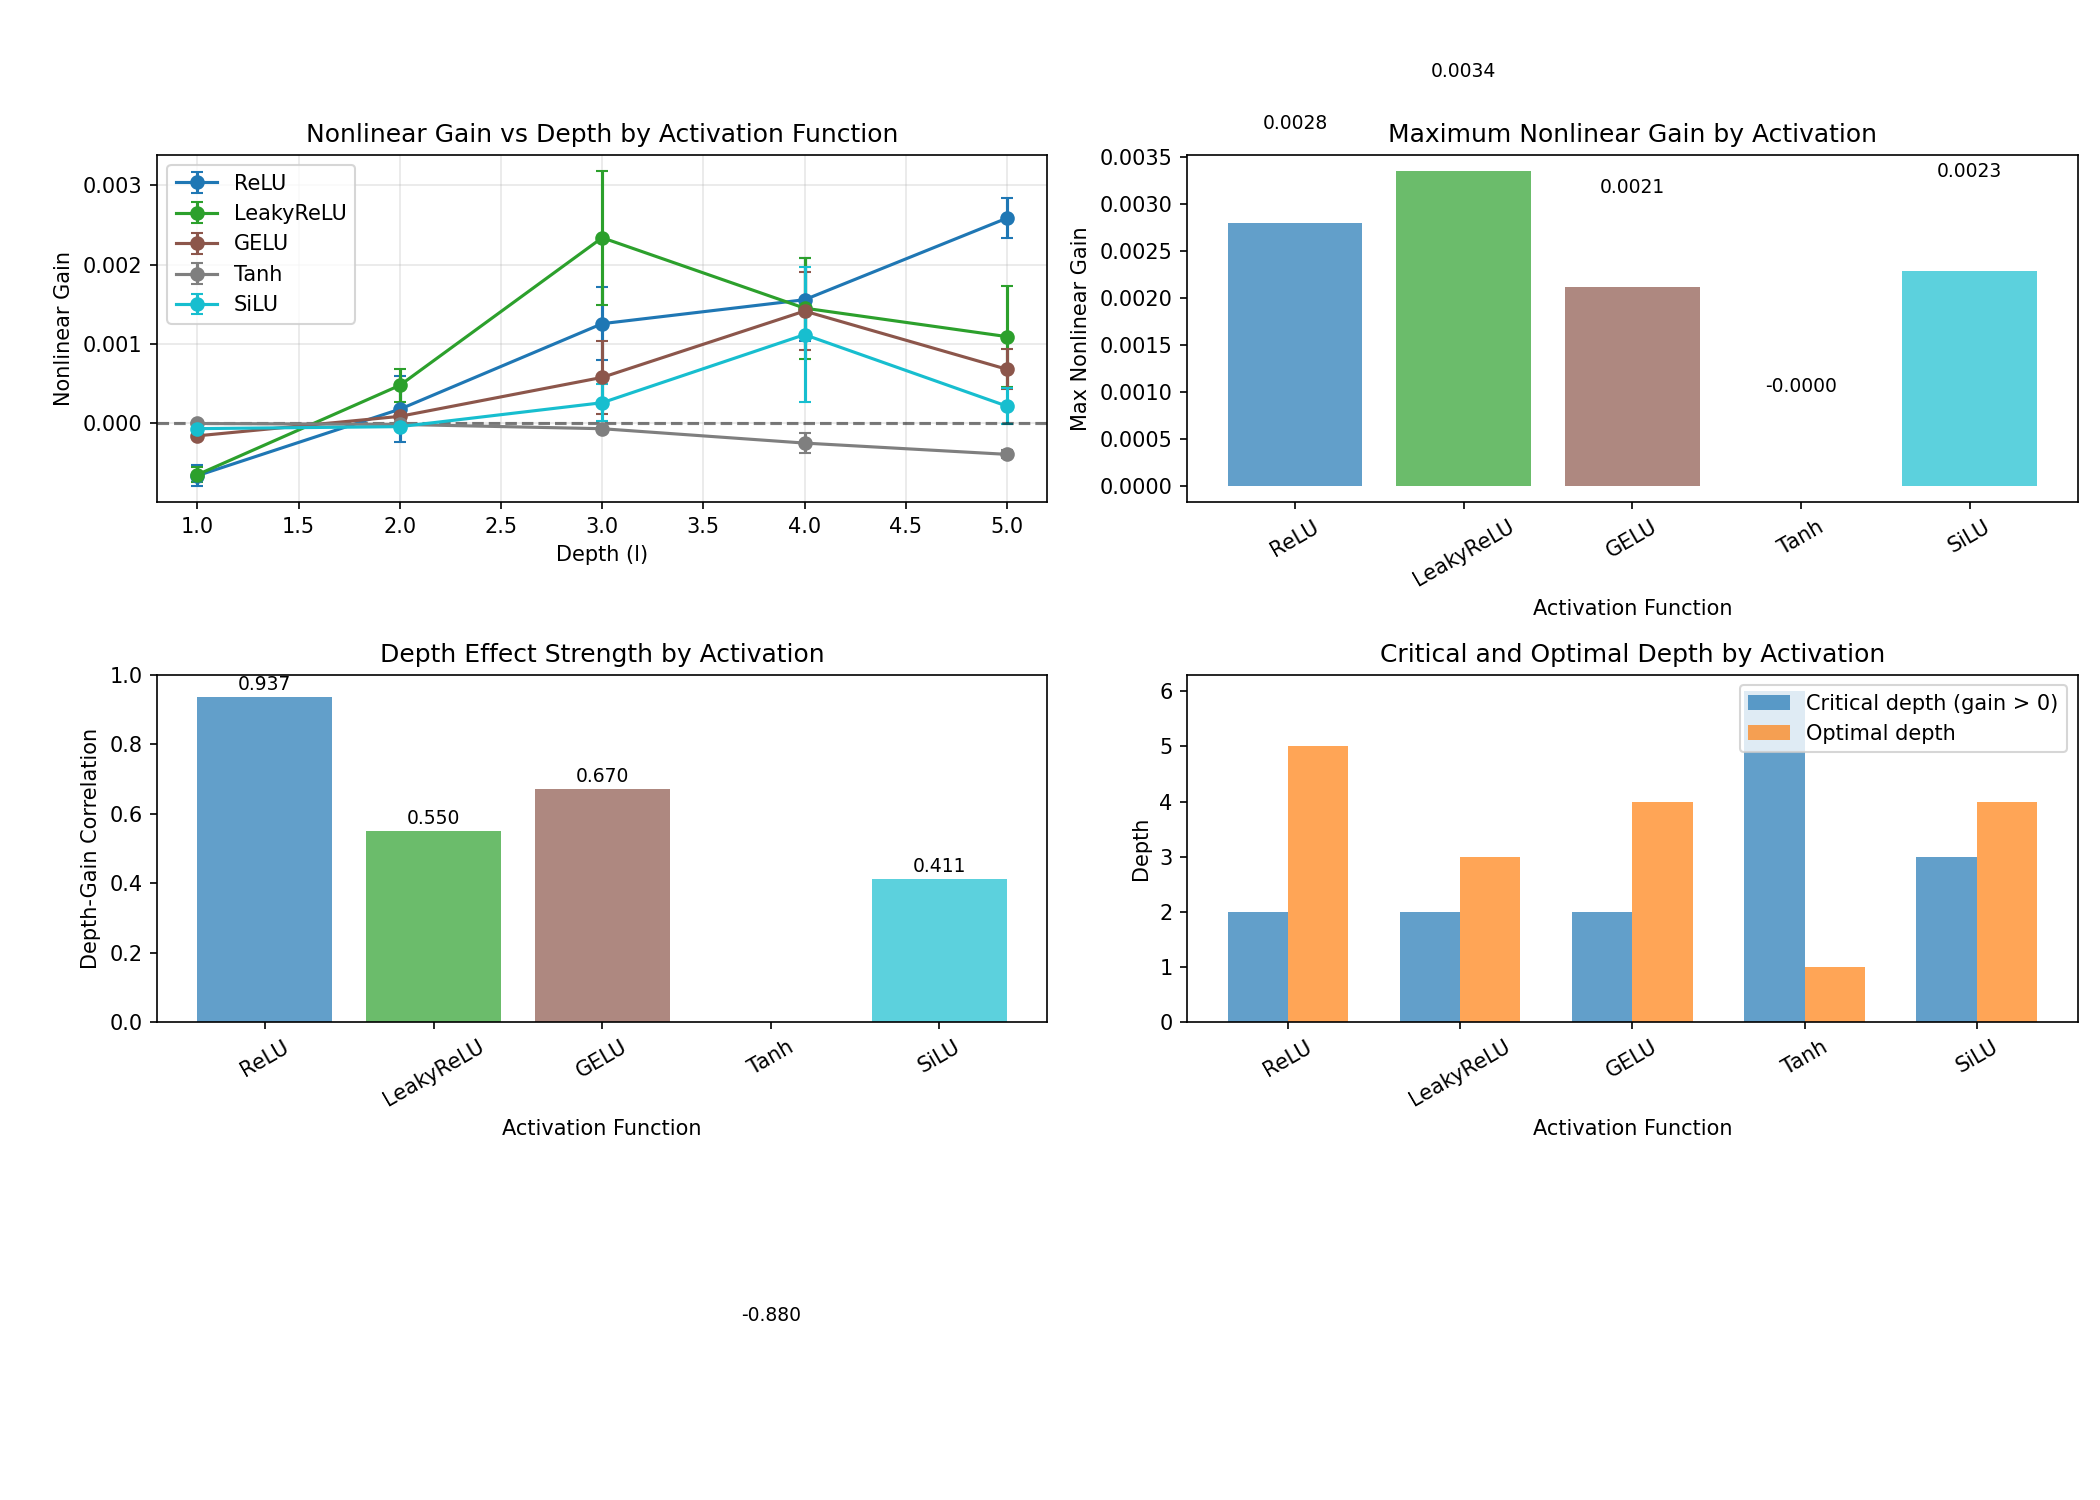

This figure's Python source:
"""
Experiment 11: Activation Function Effects on Nonlinear Encoding

Key question: How do different activation functions affect the nonlinearity phase boundary?

Prior findings:
- All prior experiments used ReLU exclusively
- Exp 8: Phase boundary follows l × log2(CR) ≈ 10 (for n=64)
- Exp 9: Phase boundary shifts with n: l × log2(CR) + 2×log2(n) ≈ 20
- Exp 10: Deeper networks benefit larger n (r=0.992 for n-gain scaling)

Hypothesis:
Different activations should affect both:
1. The LOCATION of the phase boundary (easier or harder to achieve nonlinearity)
2. The MAGNITUDE of nonlinear gain (more or less expressive)

Key activations to test:
- ReLU: baseline, sharp nonlinearity, sparse gradients
- LeakyReLU: allows negative gradients, may enable smoother learning
- GELU: smooth, used in modern transformers, approximates stochastic ReLU
- Tanh: bounded, symmetric, classical choice
- SiLU/Swish: self-gated, smooth, popular in recent architectures

Prediction:
- Smooth activations (GELU, SiLU) may achieve higher nonlinear gain because they
  allow gradient flow through the entire range
- Sharp activations (ReLU) may require more depth to achieve same nonlinearity

Design:
- Test n=64, CR=16 (moderate settings from prior work)
- Test l ∈ {1, 2, 3, 4, 5} to see depth scaling per activation
- Compare 5 activation functions
- Scaled training (proportional to depth)
"""

import torch
import torch.nn as nn
import torch.optim as optim
import numpy as np
import matplotlib.pyplot as plt
from tqdm import tqdm
import json
import os

device = torch.device('cuda' if torch.cuda.is_available() else 'cpu')
print(f"Using device: {device}")

OUTPUT_DIR = "/Users/williamcuozzo/Desktop/ai_projects/nonlinear_features/results_2026-02-26_2340/experiment_11"


class Autoencoder(nn.Module):
    def __init__(self, n: int, m: int, l: int, activation_fn):
        super().__init__()
        self.n = n
        self.m = m
        self.l = l
        self.activation_name = activation_fn.__class__.__name__

        encoder_layers = []
        for i in range(l):
            encoder_layers.append(nn.Linear(n, n))
            encoder_layers.append(activation_fn())
        encoder_layers.append(nn.Linear(n, m))
        self.encoder = nn.Sequential(*encoder_layers)

        decoder_layers = []
        decoder_layers.append(nn.Linear(m, n))
        decoder_layers.append(activation_fn())
        for i in range(l - 1):
            decoder_layers.append(nn.Linear(n, n))
            decoder_layers.append(activation_fn())
        if l > 0:
            decoder_layers.append(nn.Linear(n, n))
        self.decoder = nn.Sequential(*decoder_layers)

    def encode(self, x):
        return self.encoder(x)

    def decode(self, z):
        return self.decoder(z)

    def forward(self, x):
        z = self.encode(x)
        return self.decode(z), z


def generate_sparse_data(n_samples: int, n_features: int, sparsity: float = 0.1) -> torch.Tensor:
    mask = (torch.rand(n_samples, n_features) < sparsity).float()
    values = torch.rand(n_samples, n_features)
    return (mask * values).to(device)


def measure_encoding_linearity(model, n_samples=500, sparsity=0.1):
    """Measure linearity metrics for the encoder."""
    model.eval()

    with torch.no_grad():
        x = generate_sparse_data(n_samples, model.n, sparsity)
        z = model.encode(x)

        # Fit best linear approximation
        x_with_bias = torch.cat([x, torch.ones(n_samples, 1, device=device)], dim=1)
        W_linear = torch.linalg.lstsq(x_with_bias, z).solution
        z_linear = x_with_bias @ W_linear

        # Linearity score
        z_var = z.var(dim=0).sum()
        residual_var = (z - z_linear).var(dim=0).sum()
        linearity_score = 1 - (residual_var / (z_var + 1e-8)).item()

        # Reconstruction comparison
        x_recon_full, _ = model(x)
        x_recon_linear = model.decode(z_linear)

        mse_full = nn.functional.mse_loss(x_recon_full, x).item()
        mse_linear = nn.functional.mse_loss(x_recon_linear, x).item()
        nonlinear_gain = (mse_linear - mse_full) / (mse_linear + 1e-8)

        # Effective dimensionality of latent space
        z_centered = z - z.mean(dim=0, keepdim=True)
        singular_values = torch.linalg.svdvals(z_centered)
        sv_normalized = singular_values / singular_values.sum()
        effective_dim = (1.0 / (sv_normalized ** 2).sum()).item()
        effective_dim_ratio = effective_dim / model.m

    model.train()
    return {
        'linearity_score': linearity_score,
        'mse_full': mse_full,
        'mse_linear': mse_linear,
        'nonlinear_gain': nonlinear_gain,
        'effective_dim': effective_dim,
        'effective_dim_ratio': effective_dim_ratio
    }


def train_model(model, n_steps, batch_size=256, sparsity=0.1, lr=1e-3):
    """Train model for n_steps."""
    optimizer = optim.Adam(model.parameters(), lr=lr)
    losses = []

    for step in range(n_steps):
        x = generate_sparse_data(batch_size, model.n, sparsity)
        optimizer.zero_grad()
        x_recon, z = model(x)
        loss = nn.functional.mse_loss(x_recon, x)
        loss.backward()
        optimizer.step()
        losses.append(loss.item())

    return np.mean(losses[-50:]) if len(losses) >= 50 else np.mean(losses)


# Define activation functions to test
ACTIVATIONS = {
    'ReLU': nn.ReLU,
    'LeakyReLU': nn.LeakyReLU,
    'GELU': nn.GELU,
    'Tanh': nn.Tanh,
    'SiLU': nn.SiLU,  # Also known as Swish
}


def run_experiment():
    """Main experiment: test activation function effects on nonlinear encoding."""

    n = 64
    compression_ratio = 16
    m = n // compression_ratio  # m = 4

    depths = [1, 2, 3, 4, 5]
    sparsity = 0.1
    base_steps = 100  # Scale with depth
    n_seeds = 3

    all_results = []

    print("=" * 60)
    print("Experiment 11: Activation Function Effects on Nonlinear Encoding")
    print("=" * 60)
    print(f"n={n}, m={m} (CR={compression_ratio})")
    print(f"Depths: {depths}")
    print(f"Activations: {list(ACTIVATIONS.keys())}")
    print(f"Base steps: {base_steps} (scaled by (l+1)/2)")
    print(f"Seeds: {n_seeds}")
    print("=" * 60)

    total_configs = len(depths) * len(ACTIVATIONS) * n_seeds
    pbar = tqdm(total=total_configs, desc="Running experiments")

    for act_name, act_fn in ACTIVATIONS.items():
        for l in depths:
            # Scale training with depth
            n_steps = int(base_steps * (l + 1) / 2)

            for seed in range(n_seeds):
                torch.manual_seed(42 + seed)
                np.random.seed(42 + seed)

                model = Autoencoder(n, m, l, act_fn).to(device)
                n_params = sum(p.numel() for p in model.parameters())

                final_loss = train_model(model, n_steps, sparsity=sparsity)

                metrics = measure_encoding_linearity(model, sparsity=sparsity)

                result = {
                    'activation': act_name,
                    'n': n,
                    'm': m,
                    'l': l,
                    'compression_ratio': compression_ratio,
                    'seed': seed,
                    'n_params': n_params,
                    'n_steps': n_steps,
                    'final_loss': final_loss,
                    **metrics
                }
                all_results.append(result)
                pbar.update(1)

    pbar.close()
    return all_results


def analyze_and_plot(results):
    """Analyze results and create visualizations."""

    print("\n" + "=" * 60)
    print("ANALYSIS")
    print("=" * 60)

    activations = list(ACTIVATIONS.keys())
    depths = sorted(list(set(r['l'] for r in results)))

    # Compute statistics per activation
    activation_stats = {}
    for act in activations:
        subset = [r for r in results if r['activation'] == act]

        # Average over all depths and seeds
        mean_gain = np.mean([r['nonlinear_gain'] for r in subset])
        max_gain = np.max([r['nonlinear_gain'] for r in subset])

        # Depth-gain correlation for this activation
        ls = [r['l'] for r in subset]
        gs = [r['nonlinear_gain'] for r in subset]
        depth_corr = np.corrcoef(ls, gs)[0, 1]

        # Find optimal depth
        depth_gains = {}
        for l in depths:
            l_subset = [r for r in subset if r['l'] == l]
            if l_subset:
                depth_gains[l] = np.mean([r['nonlinear_gain'] for r in l_subset])

        optimal_l = max(depth_gains, key=depth_gains.get)

        # Critical depth (where gain crosses zero)
        critical_l = None
        for l in depths:
            if depth_gains.get(l, -1) > 0:
                critical_l = l
                break

        activation_stats[act] = {
            'mean_gain': mean_gain,
            'max_gain': max_gain,
            'depth_corr': depth_corr,
            'optimal_l': optimal_l,
            'critical_l': critical_l,
            'depth_gains': depth_gains
        }

    # Create visualizations
    fig, axes = plt.subplots(2, 2, figsize=(14, 10))

    # Plot 1: Nonlinear gain vs depth by activation
    ax = axes[0, 0]
    colors = plt.cm.tab10(np.linspace(0, 1, len(activations)))
    for i, act in enumerate(activations):
        subset = [r for r in results if r['activation'] == act]
        depth_gains = {}
        depth_stds = {}
        for l in depths:
            l_subset = [r for r in subset if r['l'] == l]
            if l_subset:
                gains = [r['nonlinear_gain'] for r in l_subset]
                depth_gains[l] = np.mean(gains)
                depth_stds[l] = np.std(gains)

        ds = sorted(depth_gains.keys())
        gs = [depth_gains[d] for d in ds]
        stds = [depth_stds[d] for d in ds]
        ax.errorbar(ds, gs, yerr=stds, marker='o', capsize=3,
                   label=act, color=colors[i])

    ax.axhline(y=0, color='k', linestyle='--', alpha=0.5)
    ax.set_xlabel('Depth (l)')
    ax.set_ylabel('Nonlinear Gain')
    ax.set_title('Nonlinear Gain vs Depth by Activation Function')
    ax.legend()
    ax.grid(True, alpha=0.3)

    # Plot 2: Max nonlinear gain by activation
    ax = axes[0, 1]
    max_gains = [activation_stats[act]['max_gain'] for act in activations]
    bars = ax.bar(range(len(activations)), max_gains, tick_label=activations,
                  color=[colors[i] for i in range(len(activations))], alpha=0.7)
    ax.set_xlabel('Activation Function')
    ax.set_ylabel('Max Nonlinear Gain')
    ax.set_title('Maximum Nonlinear Gain by Activation')
    ax.tick_params(axis='x', rotation=30)
    for i, g in enumerate(max_gains):
        ax.text(i, g + 0.001, f'{g:.4f}', ha='center', fontsize=9)

    # Plot 3: Depth-gain correlation by activation
    ax = axes[1, 0]
    depth_corrs = [activation_stats[act]['depth_corr'] for act in activations]
    ax.bar(range(len(activations)), depth_corrs, tick_label=activations,
           color=[colors[i] for i in range(len(activations))], alpha=0.7)
    ax.set_xlabel('Activation Function')
    ax.set_ylabel('Depth-Gain Correlation')
    ax.set_title('Depth Effect Strength by Activation')
    ax.set_ylim([0, 1])
    ax.tick_params(axis='x', rotation=30)
    for i, corr in enumerate(depth_corrs):
        ax.text(i, corr + 0.02, f'{corr:.3f}', ha='center', fontsize=9)

    # Plot 4: Critical depth (where gain becomes positive)
    ax = axes[1, 1]
    critical_depths = [activation_stats[act]['critical_l'] if activation_stats[act]['critical_l'] else 6
                       for act in activations]
    optimal_depths = [activation_stats[act]['optimal_l'] for act in activations]

    x = np.arange(len(activations))
    width = 0.35
    ax.bar(x - width/2, critical_depths, width, label='Critical depth (gain > 0)', alpha=0.7)
    ax.bar(x + width/2, optimal_depths, width, label='Optimal depth', alpha=0.7)
    ax.set_xlabel('Activation Function')
    ax.set_ylabel('Depth')
    ax.set_title('Critical and Optimal Depth by Activation')
    ax.set_xticks(x)
    ax.set_xticklabels(activations, rotation=30)
    ax.legend()

    plt.tight_layout()
    plt.savefig(f'{OUTPUT_DIR}/activation_effects.png', dpi=150)
    plt.close()
    print(f"\nSaved plot to {OUTPUT_DIR}/activation_effects.png")

    # Print statistics
    print("\n" + "=" * 60)
    print("KEY STATISTICS")
    print("=" * 60)

    # Rank activations by max gain
    ranked = sorted(activations, key=lambda a: activation_stats[a]['max_gain'], reverse=True)

    print("\n  ACTIVATION RANKING (by max nonlinear gain):")
    for i, act in enumerate(ranked, 1):
        stats = activation_stats[act]
        critical_str = f"l={stats['critical_l']}" if stats['critical_l'] else "never"
        print(f"    {i}. {act:12s}: max_gain={stats['max_gain']:.5f}, "
              f"depth_corr={stats['depth_corr']:.3f}, "
              f"optimal_l={stats['optimal_l']}, "
              f"critical: {critical_str}")

    # Compute correlations
    # Mean gain vs linearity score
    all_gains = [r['nonlinear_gain'] for r in results]
    all_linearity = [r['linearity_score'] for r in results]
    gain_linearity_corr = np.corrcoef(all_gains, all_linearity)[0, 1]
    print(f"\n  Nonlinear gain vs linearity score: r={gain_linearity_corr:.3f}")

    # Summary table
    print("\n" + "=" * 60)
    print("DETAILED RESULTS BY ACTIVATION AND DEPTH")
    print("=" * 60)

    print(f"\n  {'Activation':>12} | {'l':>2} | {'Gain':>10} | {'MSE':>8} | {'Linearity':>9}")
    print("  " + "-" * 60)

    for act in activations:
        for l in depths:
            subset = [r for r in results if r['activation'] == act and r['l'] == l]
            if subset:
                avg_gain = np.mean([r['nonlinear_gain'] for r in subset])
                avg_mse = np.mean([r['mse_full'] for r in subset])
                avg_lin = np.mean([r['linearity_score'] for r in subset])
                marker = "*" if l == activation_stats[act]['optimal_l'] else " "
                print(f"  {act:>12} | {l:>2} | {avg_gain:>+10.5f} | {avg_mse:>8.5f} | {avg_lin:>9.4f} {marker}")

    # Save results
    def make_serializable(obj):
        if isinstance(obj, (np.floating, np.float32, np.float64)):
            return float(obj)
        elif isinstance(obj, (np.integer, np.int32, np.int64)):
            return int(obj)
        elif isinstance(obj, dict):
            return {str(k): make_serializable(v) for k, v in obj.items()}
        elif isinstance(obj, list):
            return [make_serializable(v) for v in obj]
        return obj

    serializable_results = make_serializable(results)
    serializable_stats = make_serializable({
        'activation_stats': activation_stats,
        'ranked_activations': ranked,
        'gain_linearity_corr': gain_linearity_corr,
    })

    with open(f'{OUTPUT_DIR}/results.json', 'w') as f:
        json.dump({
            'results': serializable_results,
            'stats': serializable_stats
        }, f, indent=2)
    print(f"\nSaved results to {OUTPUT_DIR}/results.json")

    return activation_stats


if __name__ == "__main__":
    results = run_experiment()
    stats = analyze_and_plot(results)
